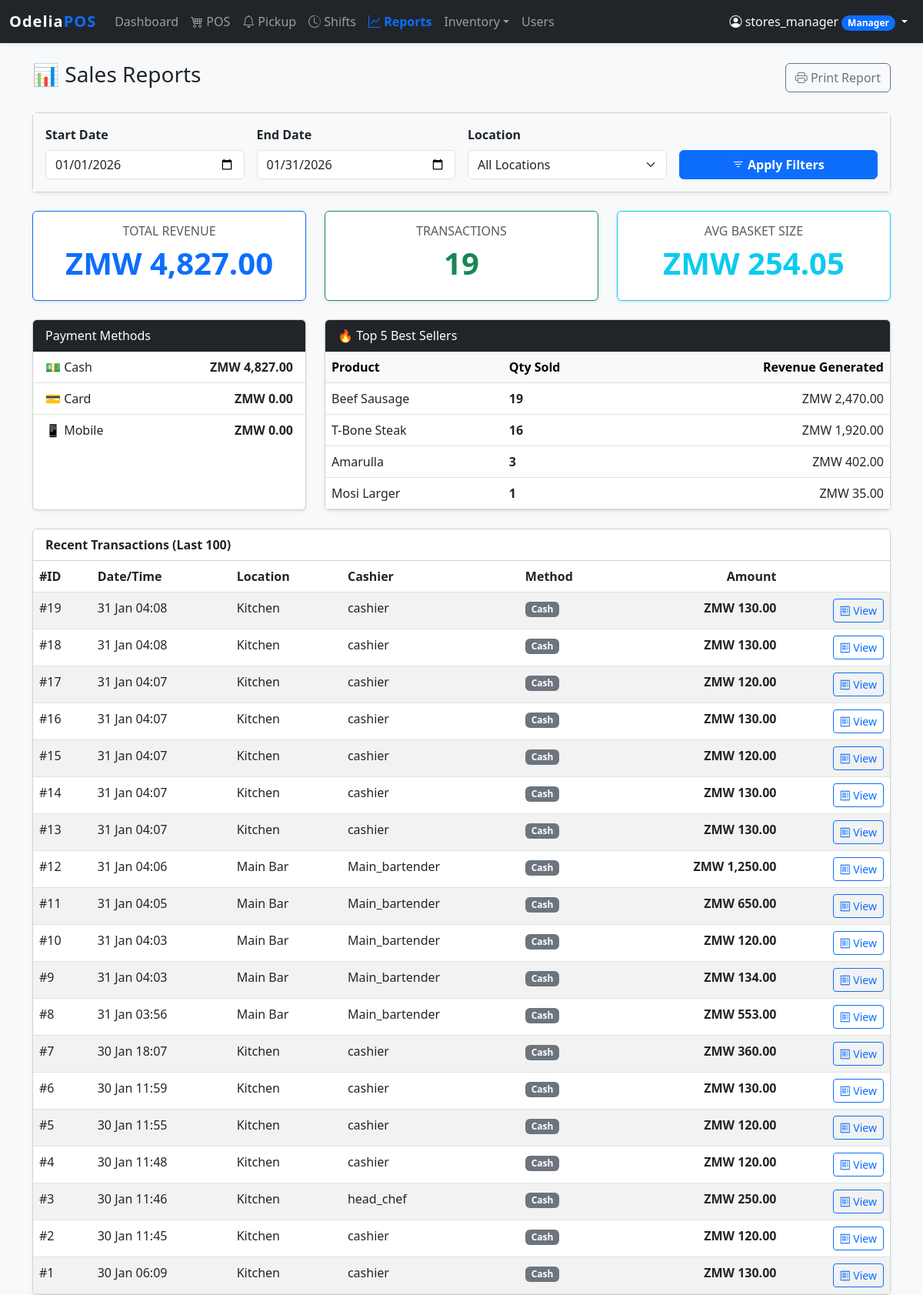
The app's page /index.php?page=reports (signed in) with its own data.
### tables this page shows
CREATE TABLE `sales` (
  `id` int NOT NULL AUTO_INCREMENT,
  `location_id` int NOT NULL,
  `user_id` int NOT NULL,
  `shift_id` int DEFAULT NULL,
  `total_amount` decimal(10,2) NOT NULL,
  `discount` decimal(10,2) DEFAULT '0.00',
  `total_tax` decimal(10,2) DEFAULT '0.00',
  `tip` decimal(10,2) DEFAULT '0.00',
  `final_total` decimal(10,2) DEFAULT '0.00',
  `payment_method` enum('cash','card','mobile_money') DEFAULT 'cash',
  `status` enum('completed','refund_requested','refunded','partially_refunded') DEFAULT 'completed',
  `created_at` timestamp NULL DEFAULT CURRENT_TIMESTAMP,
  PRIMARY KEY (`id`),
  KEY `location_id` (`location_id`),
  KEY `user_id` (`user_id`),
  CONSTRAINT `sales_ibfk_1` FOREIGN KEY (`location_id`) REFERENCES `locations` (`id`),
  CONSTRAINT `sales_ibfk_2` FOREIGN KEY (`user_id`) REFERENCES `users` (`id`)
);

CREATE TABLE `locations` (
  `id` int NOT NULL AUTO_INCREMENT,
  `name` varchar(50) NOT NULL,
  `type` enum('store','kitchen','bar','warehouse') NOT NULL DEFAULT 'store',
  `can_sell` tinyint(1) DEFAULT '1',
  `can_receive_from_vendor` tinyint(1) DEFAULT '0',
  `address` text,
  PRIMARY KEY (`id`)
);

CREATE TABLE `users` (
  `id` int NOT NULL AUTO_INCREMENT,
  `username` varchar(50) NOT NULL,
  `password_hash` varchar(255) NOT NULL,
  `role` enum('admin','manager','cashier','dev','chef','waiter','head_chef','bartender') NOT NULL DEFAULT 'cashier',
  `location_id` int DEFAULT NULL,
  `created_at` timestamp NULL DEFAULT CURRENT_TIMESTAMP,
  `force_password_change` tinyint(1) DEFAULT '0',
  PRIMARY KEY (`id`),
  UNIQUE KEY `username` (`username`),
  KEY `location_id` (`location_id`),
  CONSTRAINT `users_ibfk_1` FOREIGN KEY (`location_id`) REFERENCES `locations` (`id`) ON DELETE SET NULL
);

### src/reports.php (called while the page is built, shortened)
<?php
$startDate = $_GET['start_date'] ?? date('Y-m-01');
$endDate = $_GET['end_date'] ?? date('Y-m-d');
$where = "WHERE s.status = 'completed' AND DATE(s.created_at) BETWEEN ? AND ?";
$params = [$startDate, $endDate];
$kpiSql = "
    SELECT
        COUNT(id) as total_txns,
        SUM(final_total) as total_revenue,
        AVG(final_total) as avg_basket
    FROM sales s
    $where
";
$stmt = $pdo->prepare($kpiSql);
$stmt->execute($params);
$kpi = $stmt->fetch();
$paySql = "
    SELECT payment_method, SUM(final_total) as total
    FROM sales s
    $where
    GROUP BY payment_method
";
$stmt = $pdo->prepare($paySql);
$stmt->execute($params);
$payments = $stmt->fetchAll(PDO::FETCH_KEY_PAIR);
$topSql = "
    SELECT p.name, SUM(si.quantity) as qty_sold, SUM(si.quantity * si.price_at_sale) as revenue
    FROM sale_items si
    JOIN sales s ON si.sale_id = s.id
    JOIN products p ON si.product_id = p.id
    $where
    GROUP BY p.id
    ORDER BY qty_sold DESC
    LIMIT 5
";
$stmt = $pdo->prepare($topSql);
$stmt->execute($params);
$topProducts = $stmt->fetchAll();
$txnSql = "
    SELECT s.*, u.username, l.name as loc_name
    FROM sales s
    JOIN users u ON s.user_id = u.id
    JOIN locations l ON s.location_id = l.id
    $where
    ORDER BY s.created_at DESC
    LIMIT 100
";
$stmt = $pdo->prepare($txnSql);
$stmt->execute($params);
$transactions = $stmt->fetchAll();
?>

### templates/reports.php (the view, shortened to what this page needs)
<div class="d-flex justify-content-between align-items-center mb-4">
    <h3>📊 Sales Reports</h3>
    <button class="btn btn-outline-secondary" onclick="window.print()">
        <i class="bi bi-printer"></i> Print Report
    </button>
</div>
<div class="card shadow-sm mb-4 no-print">
    <div class="card-body bg-light">
        <form method="GET" action="index.php" class="row g-3 align-items-end">
            <div class="col-md-3">
                <label class="form-label fw-bold">Start Date</label>
                <input type="date" name="start_date" class="form-control" value="<?= $startDate ?>">
            </div>
            <div class="col-md-3">
                <label class="form-label fw-bold">End Date</label>
                <input type="date" name="end_date" class="form-control" value="<?= $endDate ?>">
            </div>
            <div class="col-md-3">
                <label class="form-label fw-bold">Location</label>
                <select name="location_id" class="form-select">
                    <option value="">All Locations</option>
                </select>
            </div>
            <div class="col-md-3">
                <button type="submit" class="btn btn-primary w-100 fw-bold">
                    <i class="bi bi-filter"></i> Apply Filters
                </button>
            </div>
        </form>
    </div>
</div>
<div class="row mb-4">
    <div class="col-md-4">
        <div class="card shadow-sm border-primary h-100">
            <div class="card-body text-center">
                <h6 class="text-muted text-uppercase">Total Revenue</h6>
                <h2 class="display-6 fw-bold text-primary">ZMW <?= number_format($kpi['total_revenue'] ?? 0, 2) ?></h2>
            </div>
        </div>
    </div>
    <div class="col-md-4">
        <div class="card shadow-sm border-success h-100">
            <div class="card-body text-center">
                <h6 class="text-muted text-uppercase">Transactions</h6>
                <h2 class="display-6 fw-bold text-success"><?= number_format($kpi['total_txns'] ?? 0) ?></h2>
            </div>
        </div>
    </div>
    <div class="col-md-4">
        <div class="card shadow-sm border-info h-100">
            <div class="card-body text-center">
                <h6 class="text-muted text-uppercase">Avg Basket Size</h6>
                <h2 class="display-6 fw-bold text-info">ZMW <?= number_format($kpi['avg_basket'] ?? 0, 2) ?></h2>
            </div>
        </div>
    </div>
</div>
<div class="row">
    <div class="col-md-4 mb-4">
        <div class="card shadow-sm h-100">
            <div class="card-header bg-dark text-white">Payment Methods</div>
            <ul class="list-group list-group-flush">
                <li class="list-group-item d-flex justify-content-between">
                    <span>💵 Cash</span>
                    <strong>ZMW <?= number_format($payments['cash'] ?? 0, 2) ?></strong>
                </li>
                <li class="list-group-item d-flex justify-content-between">
                    <span>💳 Card</span>
                    <strong>ZMW <?= number_format($payments['card'] ?? 0, 2) ?></strong>
                </li>
                <li class="list-group-item d-flex justify-content-between">
                    <span>📱 Mobile</span>
                    <strong>ZMW <?= number_format($payments['mobile_money'] ?? 0, 2) ?></strong>
                </li>
            </ul>
        </div>
    </div>
    <div class="col-md-8 mb-4">
        <div class="card shadow-sm h-100">
            <div class="card-header bg-dark text-white">🔥 Top 5 Best Sellers</div>
            <table class="table mb-0">
                <thead class="table-light">
                    <tr>
                        <th>Product</th>
                        <th>Qty Sold</th>
                        <th class="text-end">Revenue Generated</th>
                    </tr>
                </thead>
                <tbody>
                    <?php foreach ($topProducts as $p): ?>
                    <tr>
                        <td><?= htmlspecialchars($p['name']) ?></td>
                        <td class="fw-bold"><?= $p['qty_sold'] ?></td>
                        <td class="text-end">ZMW <?= number_format($p['revenue'], 2) ?></td>
                    </tr>
                    <?php endforeach; ?>
                </tbody>
            </table>
        </div>
    </div>
</div>
<div class="card shadow-sm">
    <div class="card-header bg-white fw-bold">Recent Transactions (Last 100)</div>
    <div class="card-body p-0">
        <table class="table table-striped table-hover mb-0">
            <thead>
                <tr>
                    <th>#ID</th>
                    <th>Date/Time</th>
                    <th>Location</th>
                    <th>Cashier</th>
                    <th>Method</th>
                    <th class="text-end">Amount</th>
                    <th></th>
                </tr>
            </thead>
            <tbody>
                <?php foreach ($transactions as $t): ?>
                <tr>
                    <td>#<?= $t['id'] ?></td>
                    <td><?= date('d M H:i', strtotime($t['created_at'])) ?></td>
                    <td><?= htmlspecialchars($t['loc_name']) ?></td>
                    <td><?= htmlspecialchars($t['username']) ?></td>
                    <td><span class="badge bg-secondary"><?= ucfirst($t['payment_method']) ?></span></td>
                    <td class="text-end fw-bold">ZMW <?= number_format($t['final_total'], 2) ?></td>
                    <td class="text-end">
                        <button class="btn btn-sm btn-outline-primary"
                                onclick="viewReceipt(<?= $t['id'] ?>)">
                            <i class="bi bi-receipt"></i> View
                        </button>
                    </td>
                </tr>
                <?php endforeach; ?>
            </tbody>
        </table>
    </div>
</div>

### public/index.php (shortened to what this page needs)
<?php
$page = $_GET['page'] ?? 'dashboard';
$logicFile = __DIR__ . "/../src/$page.php";
if (file_exists($logicFile)) {
    require_once $logicFile;
}
$hideLayout = in_array($page, ['login', 'pos', 'kds', 'pickup', 'receipt']);
if (!$hideLayout) {
    require_once __DIR__ . '/../templates/header.php';
}
$viewFile = __DIR__ . "/../templates/$page.php";
if (file_exists($viewFile)) {
    require_once $viewFile;
} else {
    echo "<div class='alert alert-warning'>View not found: $page</div>";
}
if (!$hideLayout) {
    require_once __DIR__ . '/../templates/footer.php';
}
?>

### templates/header.php (shortened to what this page needs)
<!DOCTYPE html>
<html lang="en">
<head>
    <link href="https://cdn.jsdelivr.net/npm/bootstrap@5.3.0/dist/css/bootstrap.min.css" rel="stylesheet">
    <link rel="stylesheet" href="https://cdn.jsdelivr.net/npm/bootstrap-icons@1.10.5/font/bootstrap-icons.css">
</head>
<body>
<?php
$role = $_SESSION['role'] ?? 'cashier';
$isManager = in_array($role, ['admin', 'manager', 'dev', 'head_chef']);
$isStaff = in_array($role, ['cashier', 'waiter', 'bartender']);
$canPickup = in_array($role, ['admin', 'manager', 'dev', 'cashier', 'waiter', 'bartender']);
function isActive($p) { global $page; return $page === $p ? 'active' : ''; }
?>
<nav class="navbar navbar-expand-lg navbar-dark bg-dark mb-4 shadow-sm">
    <div class="container-fluid">
        <a class="navbar-brand" href="index.php?page=dashboard">
            <i class="bi bi-layer-group"></i> Odelia<span class="text-primary">POS</span>
        </a>
        <div class="collapse navbar-collapse" id="navbarNav">
            <ul class="navbar-nav me-auto">
                <li class="nav-item"><a class="nav-link <?= isActive('dashboard') ?>" href="index.php?page=dashboard">Dashboard</a></li>
                <?php if ($isStaff || $isManager): ?>
                <li class="nav-item"><a class="nav-link <?= isActive('pos') ?>" href="index.php?page=pos"><i class="bi bi-cart4"></i> POS</a></li>
                <?php endif; ?>
                <?php if ($canPickup): ?>
                <li class="nav-item"><a class="nav-link <?= isActive('pickup') ?>" href="index.php?page=pickup"><i class="bi bi-bell"></i> Pickup</a></li>
                <?php endif; ?>
                <li class="nav-item"><a class="nav-link <?= isActive('shifts') ?>" href="index.php?page=shifts"><i class="bi bi-clock-history"></i> Shifts</a></li>
                <?php if ($isManager): ?><li class="nav-item"><a class="nav-link <?= isActive('reports') ?>" href="index.php?page=reports"><i class="bi bi-graph-up"></i> Reports</a></li><?php endif; ?>
                <?php if ($isManager): ?>
                <li class="nav-item dropdown">
                    <a class="nav-link dropdown-toggle" href="#" data-bs-toggle="dropdown">Inventory</a>
                </li>
                <li class="nav-item"><a class="nav-link <?= isActive('users') ?>" href="index.php?page=users">Users</a></li>
                <?php endif; ?>
            </ul>
            <ul class="navbar-nav">
                <li class="nav-item dropdown">
                    <a class="nav-link dropdown-toggle text-light" href="#" data-bs-toggle="dropdown">
                        <i class="bi bi-person-circle"></i> <?= htmlspecialchars($_SESSION['username']) ?>
                        <span class="badge bg-primary rounded-pill"><?= ucfirst($role) ?></span>
                    </a>
                </li>
            </ul>
        </div>
    </div>
</nav>
<div class="container">

### templates/footer.php (shortened to what this page needs)
</div>
</body>
</html>

### templates/header.php (style rules this page uses)
body { background-color: #f8f9fa; }
.navbar-brand { font-weight: bold; letter-spacing: 1px; }
.nav-link.active { font-weight: bold; color: #0d6efd !important; }

### records on screen
sales: id "19", created_at "31 Jan 04:08", location.name "Kitchen", user.username "cashier", payment_method "Cash", final_total "130.00"
sales: id "18", created_at "31 Jan 04:08", location.name "Kitchen", user.username "cashier", payment_method "Cash", final_total "130.00"
sales: id "17", created_at "31 Jan 04:07", location.name "Kitchen", user.username "cashier", payment_method "Cash", final_total "120.00"
sales: id "16", created_at "31 Jan 04:07", location.name "Kitchen", user.username "cashier", payment_method "Cash", final_total "130.00"
sales: id "15", created_at "31 Jan 04:07", location.name "Kitchen", user.username "cashier", payment_method "Cash", final_total "120.00"
sales: id "14", created_at "31 Jan 04:07", location.name "Kitchen", user.username "cashier", payment_method "Cash", final_total "130.00"
sales: id "13", created_at "31 Jan 04:07", location.name "Kitchen", user.username "cashier", payment_method "Cash", final_total "130.00"
sales: id "12", created_at "31 Jan 04:06", location.name "Main Bar", user.username "Main_bartender", payment_method "Cash", final_total "1,250.00"
sales: id "11", created_at "31 Jan 04:05", location.name "Main Bar", user.username "Main_bartender", payment_method "Cash", final_total "650.00"
sales: id "10", created_at "31 Jan 04:03", location.name "Main Bar", user.username "Main_bartender", payment_method "Cash", final_total "120.00"
sales: id "9", created_at "31 Jan 04:03", location.name "Main Bar", user.username "Main_bartender", payment_method "Cash", final_total "134.00"
sales: id "8", created_at "31 Jan 03:56", location.name "Main Bar", user.username "Main_bartender", payment_method "Cash", final_total "553.00"
sales: id "7", created_at "30 Jan 18:07", location.name "Kitchen", user.username "cashier", payment_method "Cash", final_total "360.00"
sales: id "6", created_at "30 Jan 11:59", location.name "Kitchen", user.username "cashier", payment_method "Cash", final_total "130.00"
sales: id "5", created_at "30 Jan 11:55", location.name "Kitchen", user.username "cashier", payment_method "Cash", final_total "120.00"
sales: id "4", created_at "30 Jan 11:48", location.name "Kitchen", user.username "cashier", payment_method "Cash", final_total "120.00"
sales: id "3", created_at "30 Jan 11:46", location.name "Kitchen", user.username "head_chef", payment_method "Cash", final_total "250.00"
sales: id "2", created_at "30 Jan 11:45", location.name "Kitchen", user.username "cashier", payment_method "Cash", final_total "120.00"
sales: id "1", created_at "30 Jan 06:09", location.name "Kitchen", user.username "cashier", payment_method "Cash", final_total "130.00"

### other values on screen
$_SESSION['username'] "stores_manager"
$role "Manager"
$kpi['total_revenue'] "4,827.00"
$kpi['total_txns'] "19"
$kpi['avg_basket'] "254.05"
$payments['cash'] "4,827.00"
$payments['card'] "0.00"
$payments['mobile_money'] "0.00"
$p['name'] "Beef Sausage"
$p['qty_sold'] "19"
$p['revenue'] "2,470.00"
$p['name'] "T-Bone Steak"
$p['qty_sold'] "16"
$p['revenue'] "1,920.00"
$p['name'] "Amarulla"
